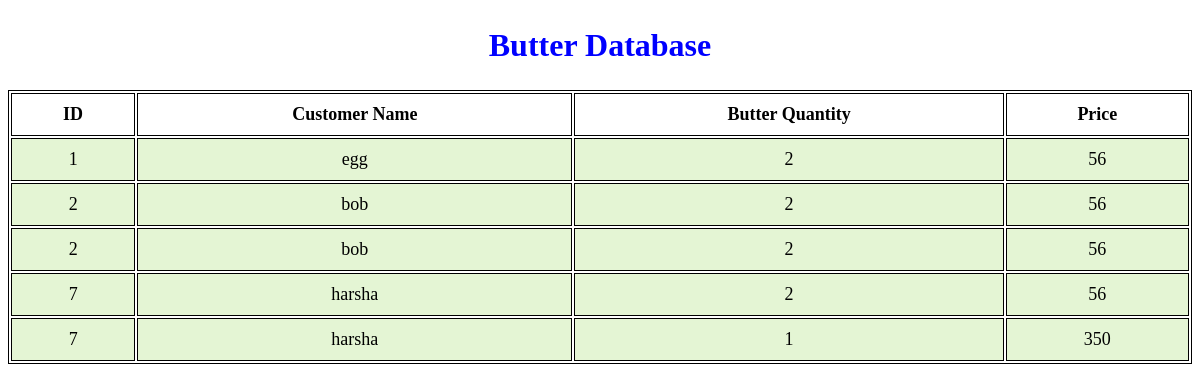
Page /login/home/Customer/butter.php on the committed database.
### tables this page shows
CREATE TABLE `butter` (
  `id` int(2) NOT NULL,
  `Customer_name` varchar(15) NOT NULL,
  `Butter_quantity` int(5) NOT NULL,
  `price` int(5) NOT NULL
);

### login/home/Customer/butter.php (the view, shortened to what this page needs)
<?php
$server_name = 'localhost';
$username = 'root';
$password1 = '';
$database = 'dairy';
$db = new mysqli($server_name, $username, $password1, $database);
$sql = " SELECT * FROM butter ";
$result = $db->query($sql);
?>
<!DOCTYPE html>
<html lang="en">
<head>
</head>
<body>
	<section>
		<h1>Butter Database</h1>
		<table>
			<tr>
				<th>ID</th>
				<th>Customer Name</th>
				<th>Butter Quantity</th>
				<th>Price</th>
			</tr>
			<?php
				while($rows=$result->fetch_assoc())
				{
			?>
			<tr>
				<td><?php echo $rows['id'];?></td>
				<td><?php echo $rows['Customer_name'];?></td>
				<td><?php echo $rows['Butter_quantity'];?></td>
				<td><?php echo $rows['price'];?></td>
			</tr>
			<?php
				}
			?>
		</table>
	</section>
</body>
</html>

### login/home/Customer/butter.php (style rules this page uses)
table { margin: 0 auto; font-size: large; border: 1px solid black; width: 100%; }
h1 { text-align: center; color: blue; font-size: xx-large; font-family: 'Gill Sans', 'Gill Sans MT', ' Calibri', 'Trebuchet MS', 'sans-serif'; }
td { background-color: #E4F5D4; border: 1px solid black; }
th, td { font-weight: bold; border: 1px solid black; padding: 10px; text-align: center; }
td { font-weight: lighter; }

### rows in the picture
butter: id "1", Customer_name "egg", Butter_quantity "2", price "56"
butter: id "2", Customer_name "bob", Butter_quantity "2", price "56"
butter: id "2", Customer_name "bob", Butter_quantity "2", price "56"
butter: id "7", Customer_name "harsha", Butter_quantity "2", price "56"
butter: id "7", Customer_name "harsha", Butter_quantity "1", price "350"
